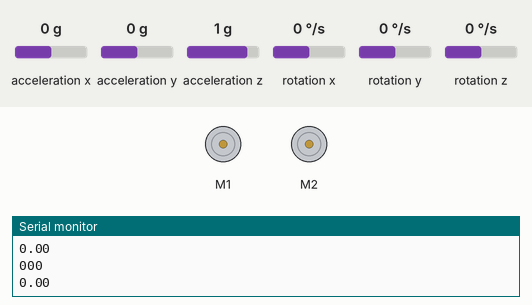
Recording of a sketch running on a simulated Arduino Uno, built with avr-gcc and run on an emulated ATmega328P. Parts: 2 × DC motor (green arrow = forward, orange = backward, longer = faster), the last lines printed to the serial monitor. Inputs (shaded band) come from the test bench; at power-on: acceleration z 1 g, rotation x 0 °/s, rotation y 0 °/s, rotation z 0 °/s, acceleration x 0 g, acceleration y 0 g.

Above: at 2.2 s.
2.3 s: acceleration z set to 1.2 g
At 3.1 s:
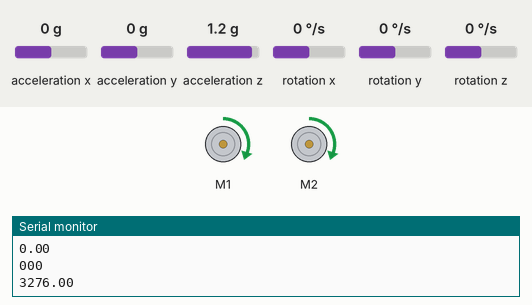
4.8 s: rotation x set to -192 °/s
6.3 s: rotation y set to -192 °/s
7.8 s: rotation z set to -192 °/s
Timing chart, 0 to 10.3 s (numbered marks = the images above; inputs shaded):
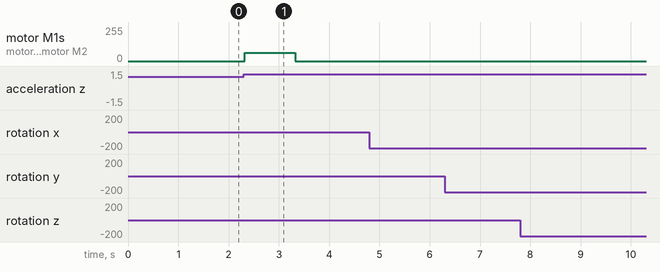

Measured:
- the behaviour switches between 1 and 1.1 g on acceleration z (found by bisection; images 0 and 1)
- after the input at 2.3 s, motor M1, motor M2: stopped → forward 63/255 at once, → stopped 1.0 s later

The sketch:

3-1-tap-start.ino
```cpp
#include <ZumoMotors.h>
#include <ZumoShield.h>
#include <Wire.h>

ZumoMotors motors;
LSM303 compass;
L3G gyro;

int forwardSpeed, stopTime;
float old_tap_value = 0;
float new_tap_value = 0;
boolean tap_flag = false;

void setup() {
  // put your setup code here, to run once:
  Serial.begin(9600);
  Wire.begin();
  compass.init();
  compass.enableDefault();
  compass.read();
  delay(1000);
  new_tap_value = compass.a.z;
  gyro.init();
  gyro.enableDefault();
}

void loop() {
  // put your main code here, to run repeatedly:
  compass.read();

  gyro.read();
  Serial.print(gyro.g.x);
  Serial.print(gyro.g.y);
  Serial.print(gyro.g.z);
  Serial.println();

  old_tap_value = new_tap_value;
  new_tap_value = compass.a.z;

  float diff = (new_tap_value - old_tap_value);
  Serial.println(diff);

  if (diff > 1500)
  {
    tap_flag = true;
  }

  if (tap_flag == true)
  {
    drive_forward(100, 1000);
  }
}

void drive_forward(int forwardSpeed, int stopTime) {
  motors.setSpeeds(forwardSpeed, forwardSpeed);
  delay(stopTime);
  motors.setSpeeds(0, 0);
  tap_flag = false;
  return;
}
```
